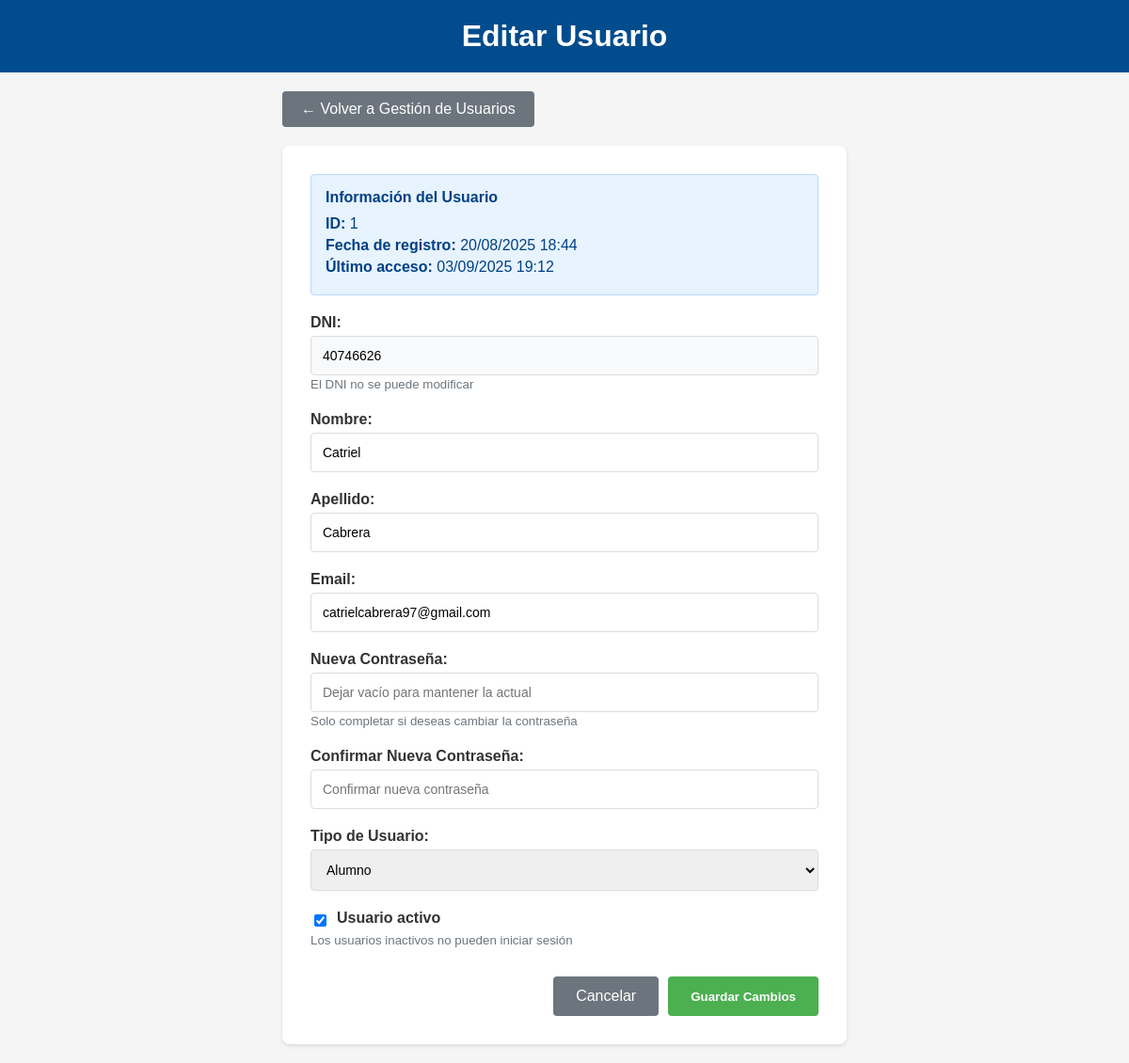
The app's page /libros/editar-usuario/1/ (signed in) with its own data.
### libros/models.py (models this page shows, shortened)
class Usuario(AbstractBaseUser, PermissionsMixin):
    PERFIL_CHOICES = (
        ('alumno', 'Alumno'),
        ('bibliotecaria', 'Bibliotecaria'),
        ('docente', 'Docente'),
    )
    dni_validator = RegexValidator(
        regex=r'^\d{7,8}$',
        message='El DNI debe tener entre 7 y 8 dígitos.'
    )
    dni = models.CharField(max_length=8, unique=True, validators=[dni_validator])
    nombre = models.CharField(max_length=100)
    apellido = models.CharField(max_length=100)
    email = models.EmailField(unique=True)
    perfil = models.CharField(max_length=20, choices=PERFIL_CHOICES, default='alumno')
    fecha_registro = models.DateTimeField(auto_now_add=True)
    is_active = models.BooleanField(default=True)
    is_staff = models.BooleanField(default=False)
    objects = CustomUserManager()
    USERNAME_FIELD = 'dni'
    REQUIRED_FIELDS = ['nombre', 'apellido', 'email']

### libros/views.py (the view)
    def _wrapped_view(request, *args, **kwargs):
        if not request.user.is_authenticated:
            return redirect('login')
        if not hasattr(request.user, 'es_bibliotecaria') or not request.user.es_bibliotecaria:
            messages.error(request, 'No tienes permisos para acceder a esta página.')
            return redirect('lista_libros')
        return view_func(request, *args, **kwargs)

### libros/views.py (called while the page is built, shortened)
def bibliotecaria_required(view_func):
    def _wrapped_view(request, *args, **kwargs):
        if not request.user.is_authenticated:
            return redirect('login')
        if not hasattr(request.user, 'es_bibliotecaria') or not request.user.es_bibliotecaria:
            messages.error(request, 'No tienes permisos para acceder a esta página.')
            return redirect('lista_libros')
        return view_func(request, *args, **kwargs)
    return _wrapped_view

@bibliotecaria_required
def editar_usuario(request, usuario_id):
    usuario = get_object_or_404(Usuario, id=usuario_id)
    context = {'usuario': usuario}
    return render(request, 'libros/editar_usuario.html', context)

### libros/templates/libros/editar_usuario.html (shortened to what this page needs)
<!DOCTYPE html>
<html lang="es">
<head>
    {% load static %}
</head>
<body>
    <header>
        <h1>Editar Usuario</h1>
    </header>
    <div class="container">
        <a href="{% url 'gestion_usuarios' %}" class="back-btn">← Volver a Gestión de Usuarios</a>
        <div class="form-container">
            <div class="info-card">
                <h4>Información del Usuario</h4>
                <p><strong>ID:</strong> {{ usuario.id }}</p>
                <p><strong>Fecha de registro:</strong> {{ usuario.fecha_registro|date:"d/m/Y H:i" }}</p>
                <p><strong>Último acceso:</strong>
                    {% if usuario.last_login %}
                        {{ usuario.last_login|date:"d/m/Y H:i" }}
                    {% else %}
                        Nunca
                    {% endif %}
                </p>
            </div>
            <form id="formEditarUsuario">
                <div class="form-group">
                    <label for="dni">DNI:</label>
                    <input type="text" id="dni" name="dni" value="{{ usuario.dni }}" readonly style="background-color: #f8f9fa;">
                    <small style="color: #6c757d;">El DNI no se puede modificar</small>
                </div>
                <div class="form-group">
                    <label for="nombre">Nombre:</label>
                    <input type="text" id="nombre" name="nombre" value="{{ usuario.nombre }}" required>
                </div>
                <div class="form-group">
                    <label for="apellido">Apellido:</label>
                    <input type="text" id="apellido" name="apellido" value="{{ usuario.apellido }}" required>
                </div>
                <div class="form-group">
                    <label for="email">Email:</label>
                    <input type="email" id="email" name="email" value="{{ usuario.email }}" required>
                </div>
                <div class="form-group">
                    <label for="password">Nueva Contraseña:</label>
                    <input type="password" id="password" name="password" placeholder="Dejar vacío para mantener la actual">
                    <small style="color: #6c757d;">Solo completar si deseas cambiar la contraseña</small>
                </div>
                <div class="form-group">
                    <label for="password_confirm">Confirmar Nueva Contraseña:</label>
                    <input type="password" id="password_confirm" name="password_confirm" placeholder="Confirmar nueva contraseña">
                </div>
              <div class="form-group">
                    <label for="perfil">Tipo de Usuario:</label>
                    <select id="perfil" name="perfil" required>
                        <option value="alumno" {% if usuario.perfil == 'alumno' %}selected{% endif %}>Alumno</option>
                    </select>
                </div>
                <div class="form-group">
                    <div class="checkbox-group">
                        <input type="checkbox" id="is_active" name="is_active" {% if usuario.is_active %}checked{% endif %}>
                        <label for="is_active">Usuario activo</label>
                    </div>
                    <small style="color: #6c757d;">Los usuarios inactivos no pueden iniciar sesión</small>
                </div>
                <div class="form-actions">
                    <a href="{% url 'gestion_usuarios' %}" class="btn-cancel">Cancelar</a>
                    <button type="submit" class="btn-primary">Guardar Cambios</button>
                </div>
            </form>
        </div>
    </div>
</body>
</html>

### libros/templates/libros/editar_usuario.html (style rules this page uses)
body { font-family: 'Calibri', 'Arial', sans-serif; margin: 0; padding: 0; background-color: #f5f5f5; }
header { background-color: #004c8c; color: white; text-align: center; padding: 20px; }
header h1 { font-family: 'Arial', sans-serif; font-size: 2em; margin: 0; }
.container { max-width: 600px; margin: 0 auto; padding: 20px; }
.back-btn { background-color: #6c757d; color: white; padding: 10px 20px; text-decoration: none; border-radius: 4px; margin-bottom: 20px; display: inline-block; }
.form-container { background: white; padding: 30px; border-radius: 8px; box-shadow: 0 2px 4px rgba(0,0,0,0.1); }
.form-group { margin-bottom: 20px; }
.form-group label { display: block; margin-bottom: 5px; font-weight: bold; color: #333; }
.form-group input, .form-group select { width: 100%; padding: 12px; border: 1px solid #ddd; border-radius: 4px; font-size: 14px; box-sizing: border-box; }
.checkbox-group { display: flex; align-items: center; gap: 8px; }
.checkbox-group input[type="checkbox"] { width: auto; }
.form-actions { display: flex; gap: 10px; justify-content: flex-end; margin-top: 30px; }
.btn-primary { background-color: #4CAF50; color: white; padding: 12px 24px; border: none; border-radius: 4px; cursor: pointer; font-weight: bold; }
.btn-cancel { background-color: #6c757d; color: white; padding: 12px 24px; border: none; border-radius: 4px; cursor: pointer; text-decoration: none; display: inline-block; }
.info-card { background-color: #e7f3ff; border: 1px solid #b8daff; border-radius: 4px; padding: 15px; margin-bottom: 20px; }
.info-card h4 { margin: 0 0 10px 0; color: #004085; }
.info-card p { margin: 5px 0; color: #004085; }

### records on screen
Usuario: id "1", fecha_registro "20/08/2025 18:44", last_login "03/09/2025 19:12", dni "40746626", nombre "Catriel", apellido "Cabrera", email "catrielcabrera97@gmail.com", perfil "Alumno", is_active "☑"
